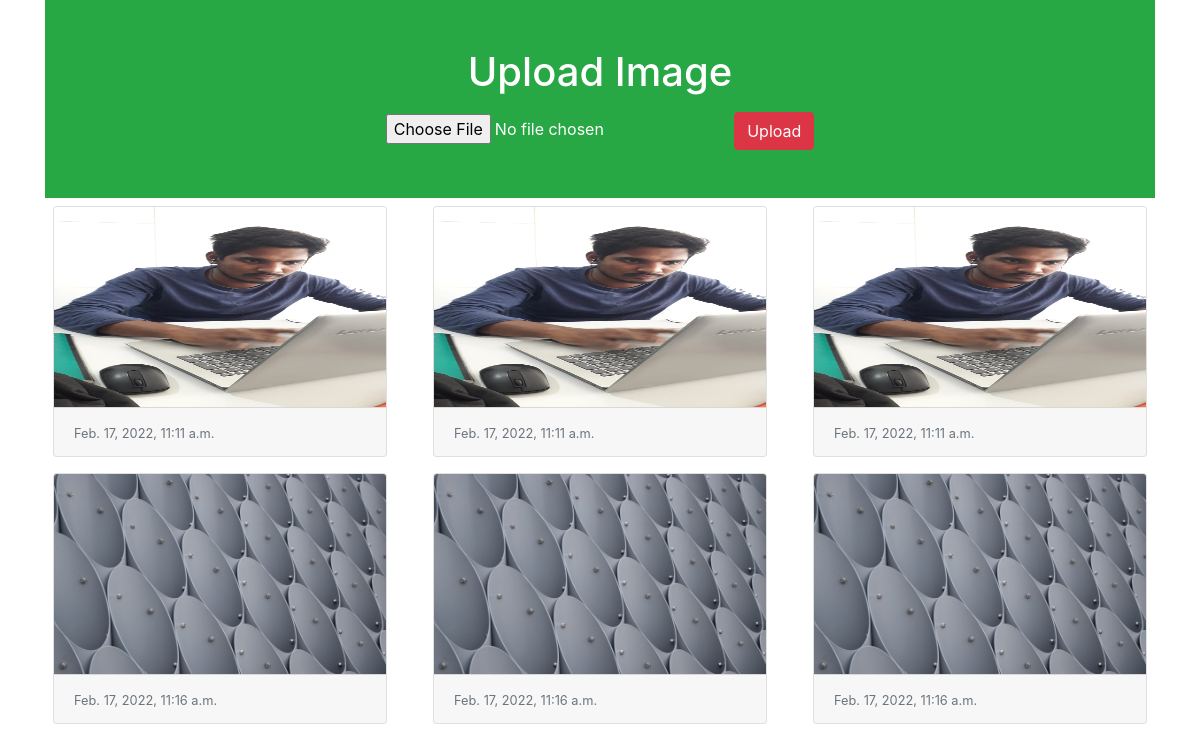
The page / on the database its author committed.
### myapp/models.py (models this page shows)
class Image(models.Model):
 photo = models.ImageField(upload_to="myimage")
 date = models.DateTimeField(auto_now_add=True)

### myapp/views.py (the view)
# urls.py: path('', views.home)
def home(request):
 if request.method == "POST":
  form = ImageForm(request.POST, request.FILES)
  if form.is_valid():
   form.save()
 form = ImageForm()
 img = Image.objects.all()
 return render(request, 'myapp/home.html', {'img':img, 'form':form})

### myapp/forms.py
class ImageForm(forms.ModelForm):
 class Meta:
  model = Image
  fields = '__all__'
  labels = {'photo':''}

### myapp/templates/myapp/home.html (shortened to what this page needs)
<!doctype html>
<html lang="en">
  <head>
    <link rel="stylesheet" href="https://cdn.jsdelivr.net/npm/bootstrap@4.5.3/dist/css/bootstrap.min.css">
  </head>
  <body>
   <div class="container">
    <div class="py-5 text-center bg-success text-white">
     <h1 class="mb-3">Upload Image</h1>
     <form action="" method="post" enctype="multipart/form-data">
      {{form}}
      <input type="submit" class="btn btn-danger" value="Upload">
     </form>
    </div>
    <div class="row">
     {% for x in img %}
      <div class="col-sm-4">
       <div class="card m-2">
        <img src="{{x.photo.url}}" alt="" class="card-img-top" height="200px">
        <div class="card-footer">
         <small class="text-muted">{{x.date}}</small>
        </div>
       </div>
      </div>
     {% endfor %}
    </div>
   </div>
  </body>
</html>

### rows shown on the page
Image: photo (picture), date "Feb. 17, 2022, 11:11 a.m."
Image: photo (picture), date "Feb. 17, 2022, 11:11 a.m."
Image: photo (picture), date "Feb. 17, 2022, 11:11 a.m."
Image: photo (picture), date "Feb. 17, 2022, 11:16 a.m."
Image: photo (picture), date "Feb. 17, 2022, 11:16 a.m."
Image: photo (picture), date "Feb. 17, 2022, 11:16 a.m."
